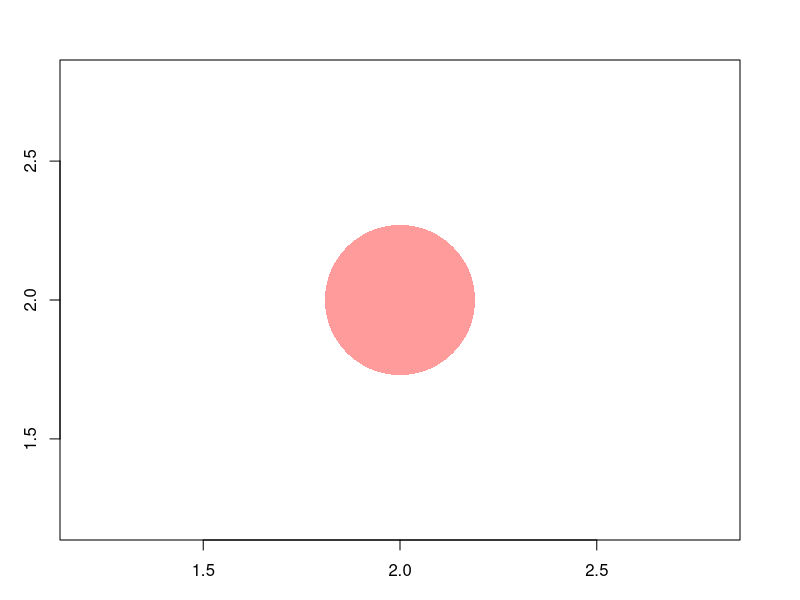
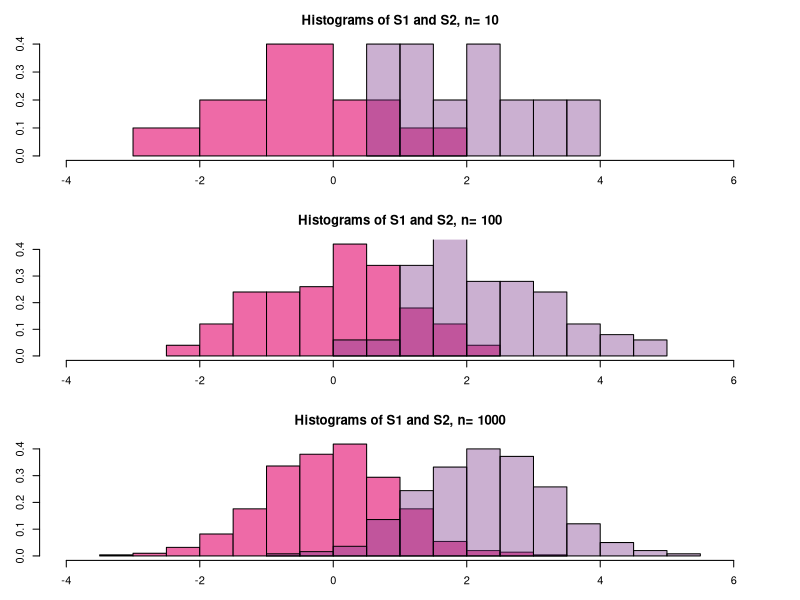

The R script that drew these images, in order:
#Solution based on answer given here :
#http://stackoverflow.com/questions/8047668/transparent-equivalent-of-given-color

makeTransparent<-function(someColor, alpha=100)
{
  newColor<-col2rgb(someColor)
  apply(newColor, 2, function(curcoldata){rgb(red=curcoldata[1], green=curcoldata[2],
    blue=curcoldata[3],alpha=alpha, maxColorValue=255)})
}






#Examples :

#Ex1 :
par(mar=c(3,3,3,3), mfrow=c(1,1))
plot(2,2, pch=16, col=makeTransparent("red"), cex=20)


#Ex2:
par(mar=c(3,3,3,3), mfrow=c(3,1))

mu1 <- 0
mu2 <- 2.3
sig <- 1

for (n in c(10,100,1000))
{
  S1 <- rnorm(n, mu1, sig)
  S2 <- rnorm(n, mu2, sig)
  
  hist(S1,
       main=paste("Histograms of S1 and S2, n=",n ,collapse=' '),
       col=c("hotpink2"),
       xlab="x", ylab="Density", xlim=c(-4,6), freq = FALSE)
  hist(S2, col=makeTransparent("mediumorchid4"), add=TRUE, freq= FALSE)
}